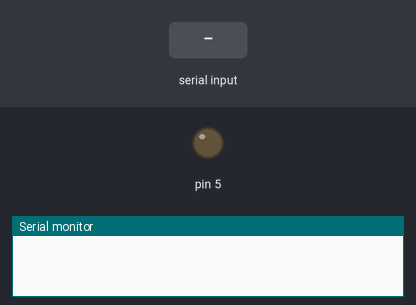
Bench run of a sketch on a simulated Arduino Uno, built with avr-gcc and run on an emulated ATmega328P. Parts: output pins drawn as LEDs (lit = HIGH), the last lines printed to the serial monitor. Inputs (shaded band) come from the test bench.

Above: at 1.2 s.
1.3 s: byte 30 received over Serial
At 2.2 s:
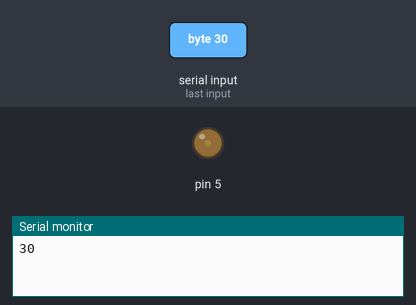
2.8 s: byte 90 received over Serial
At 3.4 s:
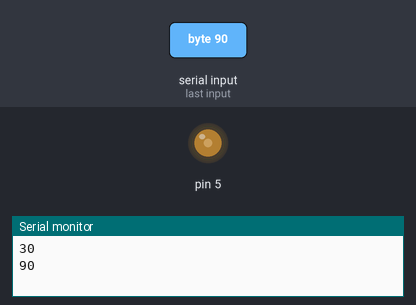
Timing chart, 0 to 5.8 s (numbered marks = the images above; inputs shaded):
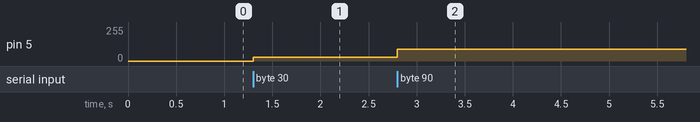

The sketch:

servo.ino
```cpp
int inByte = 0;         // incoming serial byte

void setup() {
  Serial.begin(9600);
  pinMode(5, OUTPUT);

}

void loop() {
  // if we get a valid byte, read analog ins:
  if (Serial.available() > 0) {
    // get incoming byte:
    inByte = Serial.read();
    Serial.println(inByte);
    analogWrite(5, inByte);
  }
}
```

Measured:
- after the input at 1.3 s, pin 5: 0/255 → 30/255 at once
- after the input at 2.8 s, pin 5: 30/255 → 90/255 at once
